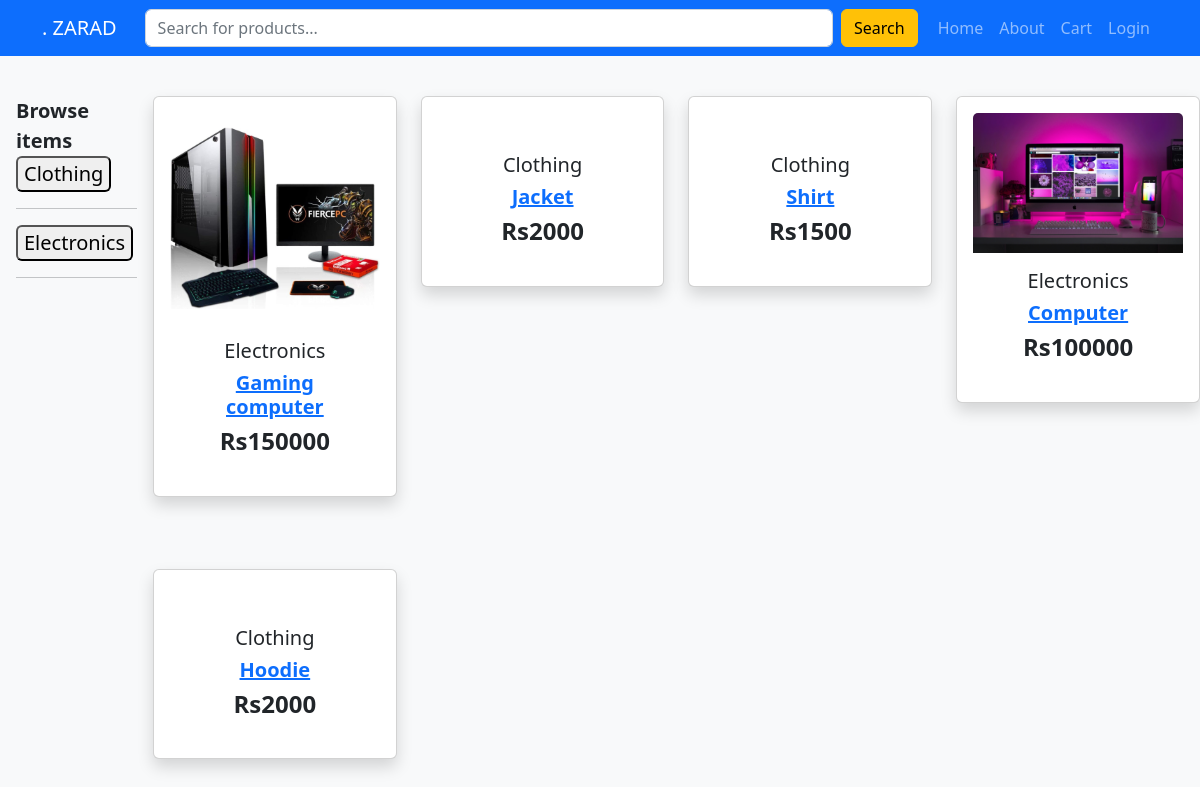
The page / on the database its author committed.
### base/models.py (models this page shows, shortened)
class Category(models.Model):
    name = models.CharField(max_length=200)
    def __str__(self):
        return self.name

class Product(models.Model):
    name = models.CharField(max_length=200)
    descritpion = models.TextField(max_length=500,null=True,blank=True)
    price = models.IntegerField()
    stock = models.IntegerField()
    seller = models.ForeignKey(User, on_delete=models.SET_NULL , null=True)
    category = models.ForeignKey(Category,on_delete=models.SET_NULL , null=True)
    image = models.ImageField(null=True, default='Product.png')
    updated = models.DateTimeField(auto_now=True)
    created = models.DateTimeField(auto_now_add=True)

### base/views.py (the view)
# urls.py: path('' , views.home , name='home' ),
def home(request):
    if request.method == 'GET':
        q = request.GET.get('q','')
        products = Product.objects.filter(category__name__icontains = q)
    elif request.method == 'POST':
        q = request.POST.get('q','')
        products = Product.objects.filter(name__icontains = q)
    category  = Category.objects.all()
    content = {'category':category , 'products':products}
    return render(request, 'index.html', content)

### base/templates/index.html (shortened to what this page needs)
{% extends 'main.html' %}
{% load static %}
{% block content %}
  <main class="mt-5 bg-light">
  <div class="d-flex justify-content-between" id="container">
    <div class="ms-3 me-3 mt-5 lead" id="browse-items">
      <div>
        <span class="fw-bold me-5" >Browse items</span>
      </div>
      <div id="item-list">
        <ul class="navbar-nav lead">
          {% for item in category %}
            <li><a href="{% url 'home' %}?q={{item}}"><button class="rounded">{{item.name}}</button></a></li>
            <hr/>
          {% endfor %}
        </ul>
      </div>
    </div>
    <section class="text-center mb-4 mt-5">
      <div
        class="row wow fadeIn"
        style="visibility: visible; animation-name: fadeIn"
      >
       {% for product in products %}
        <div class="col-lg-3 col-md-6 mb-4">
          <div class="card shadow p-3 mb-5 bg-body rounded">
            <div class="view overlay">
              {% if product.image.url is not null %}
              <img
                src="{{product.image.url}}"
                class="card-img-top"
                alt=""
              />
              {% else %}
              <img
                src="{% static 'images/Product.png' %}"
                class="card-img-top"
                alt=""
              />
              {% endif %}
            </div>
            <div class="card-body text-center">
              <h5>{{product.category}}</h5>
              <h5>
                <strong>
                  <a href="{% url 'product' product.id %}" class="dark-grey-text">{{product.name}} </a>
                </strong>
              </h5>
              <h4 class="font-weight-bold blue-text">
                <strong>Rs{{product.price}}</strong>
              </h4>
            </div>
          </div>
        </div>
        {% endfor %}
      </div>
    </section>
  </div>
  </main>
{% endblock content %}

### templates/main.html (shortened to what this page needs)
{% load static %}
<!DOCTYPE html>
<html lang="en">
<head>
    <link
      href="https://cdn.jsdelivr.net/npm/bootstrap@5.2.0-beta1/dist/css/bootstrap.min.css"
      rel="stylesheet"
    />
    <link rel="stylesheet" href="{% static 'style.css' %}" />
</head>
<body>
    {% include 'navbar.html' %}
    {% block content %}
    {% endblock content %}
</body>
</html>

### templates/navbar.html (shortened to what this page needs)
<section id="nav-bar">
    <nav class="navbar navbar-expand-lg bg-primary navbar-dark fixed-top d-flex justify-content-evenly pb-2">
      <div class="container">
        <a href="{% url 'home' %}" class="navbar-brand ">. ZARAD</a>
        <div class="container-fluid">
          <form action="{% url 'home' %}" method="POST" class="d-flex" role="search">
            <input
              name="q"
              class="form-control me-2"
              type="search"
              placeholder="Search for products..."
              aria-label="Search"
            />
            <button class="btn btn-warning" type="submit">
              Search
            </button>
          </form>
        </div>
          <div class="collapse navbar-collapse" id="navmenu">
            <ul class="navbar-nav ms-auto">
              <li class="nav-item">
                <a href="#home" class="nav-link">Home</a>
              </li>
              <li class="nav-item">
                <a href="#about" class="nav-link">About</a>
              </li>
              <li class="nav-item">
                <a href="{% url 'cart' %}" class="nav-link">Cart</a>
              </li>
              {% if request.user.is_authenticated %}
                <li class="nav-item">
                  <a href="{% url 'logout' %}" class="nav-link">Logout</a>
                </li>
              {% else %}
                <li class="nav-item">
                  <a href="{% url 'login' %}" class="nav-link">Login</a>
                </li>
              {% endif %}
            </ul>
          </div>
    </nav>
  </section>

### rows shown on the page
Category: name "Clothing"
Category: name "Electronics"
Product: image (picture), category "Electronics", name "Gaming computer", price "150000"
Product: category "Clothing", name "Jacket", price "2000"
Product: category "Clothing", name "Shirt", price "1500"
Product: image (picture), category "Electronics", name "Computer", price "100000"
Product: category "Clothing", name "Hoodie", price "2000"
